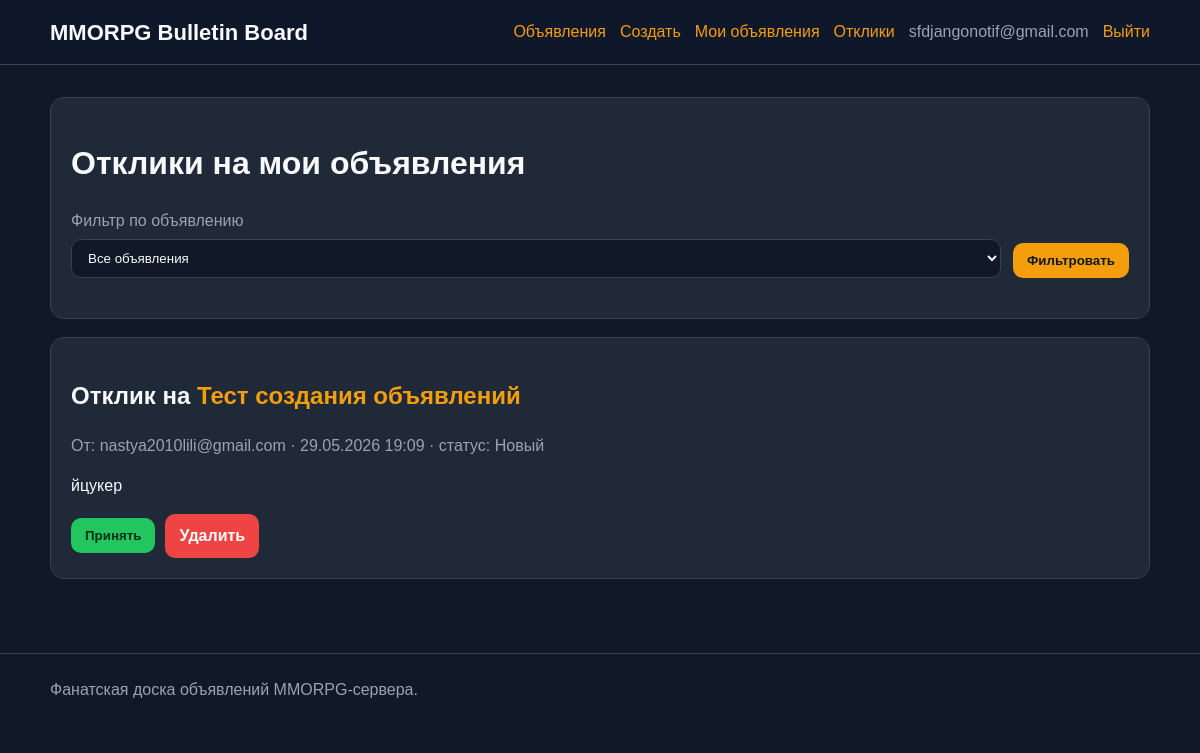
The app's page /responses/ (signed in), older data.
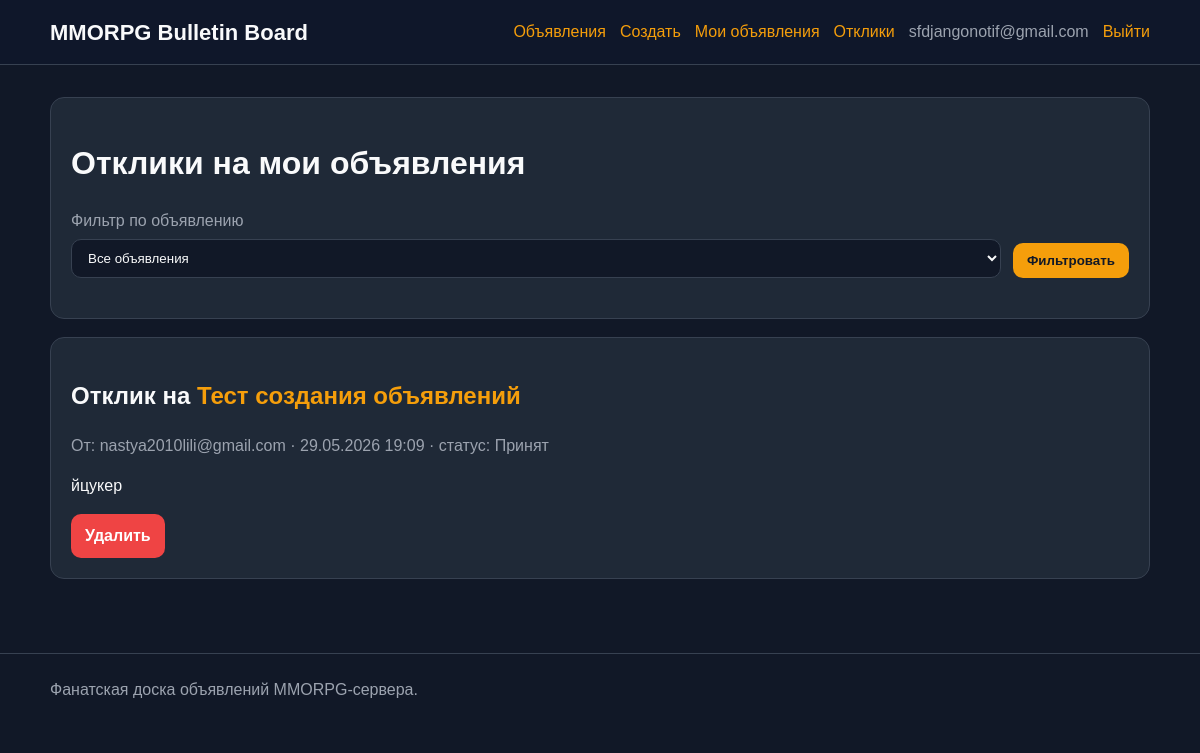
The same page, newer data.
### board_app/models.py (models this page shows, shortened)
class Response(models.Model):
    class Status(models.TextChoices):
        NEW = "new", "Новый"
        ACCEPTED = "accepted", "Принят"
        REJECTED = "rejected", "Отклонён"
    ad = models.ForeignKey(
        Ad,
        on_delete=models.CASCADE,
        related_name="responses",
        verbose_name="Объявление",
    )
    author = models.ForeignKey(
        User,
        on_delete=models.CASCADE,
        related_name="responses",
        verbose_name="Автор отклика",
    )
    text = models.TextField(verbose_name="Текст отклика")
    status = models.CharField(
        max_length=20,
        choices=Status.choices,
        default=Status.NEW,
        verbose_name="Статус",
    )
    created_at = models.DateTimeField(auto_now_add=True)
    class Meta:
        verbose_name = "Отклик"
        verbose_name_plural = "Отклики"
        ordering = ["-created_at"]
        constraints = [
            models.UniqueConstraint(
                fields=["ad", "author"],
                name="unique_response_per_ad_author",
            )
        ]

class Ad(models.Model):
    class Category(models.TextChoices):
        TANKS = "tanks", "Танки"
        HEALS = "heals", "Хилы"
        DD = "dd", "ДД"
        TRADERS = "traders", "Торговцы"
        GUILDMASTERS = "guildmasters", "Гилдмастеры"
        QUESTGIVERS = "questgivers", "Квестгиверы"
        BLACKSMITHS = "blacksmiths", "Кузнецы"
        LEATHERWORKERS = "leatherworkers", "Кожевники"
        ALCHEMISTS = "alchemists", "Зельевары"
        SPELLMASTERS = "spellmasters", "Мастера заклинаний"
    author = models.ForeignKey(
        settings.AUTH_USER_MODEL,
        on_delete=models.CASCADE,
        related_name="ads",
        verbose_name="Автор",
    )
    category = models.CharField(
        max_length=32,
        choices=Category.choices,
        verbose_name="Категория",
    )
    title = models.CharField(max_length=255, verbose_name="Заголовок")
    content = models.TextField(
        verbose_name="Текст объявления",
        help_text="Здесь может храниться HTML из визуального редактора",
    )
    created_at = models.DateTimeField(auto_now_add=True, verbose_name="Создано")
    updated_at = models.DateTimeField(auto_now=True, verbose_name="Обновлено")
    is_published = models.BooleanField(default=True, verbose_name="Опубликовано")
    slug = models.SlugField(max_length=255, unique=True, blank=True)
    class Meta:
        verbose_name = "Объявление"
        ordering = ("-created_at",)
        indexes = [
            models.Index(fields=["category"]),
            models.Index(fields=["created_at"]),
        ]

class User(AbstractUser):
    username = models.CharField(max_length=150, unique=True, blank=True)
    email = models.EmailField(_("email address"), unique=True)
    is_active = models.BooleanField(default=False)
    USERNAME_FIELD = "email"
    REQUIRED_FIELDS = []
    objects = UserManager()

### board_app/views.py (the view)
# urls.py: path("responses/", MyResponsesView.as_view(), name="my_responses"),
class MyResponsesView(LoginRequiredMixin, ListView):
    model = Response
    template_name = "board_app/my_responses.html"
    context_object_name = "responses"
    paginate_by = 10
    def get_queryset(self):
        queryset = (
            Response.objects
            .filter(ad__author=self.request.user)
            .select_related("ad", "author")
            .order_by("-created_at")
        )
        ad_id = self.request.GET.get("ad")
        if ad_id:
            queryset = queryset.filter(ad_id=ad_id)
        return queryset
    def get_context_data(self, **kwargs):
        context = super().get_context_data(**kwargs)
        context["my_ads"] = Ad.objects.filter(author=self.request.user).order_by("-created_at")
        context["selected_ad"] = self.request.GET.get("ad", "")
        return context

### board_app/templates/board_app/my_responses.html (shortened to what this page needs)
{% extends "board_app/base.html" %}
{% block content %}
<div class="card">
    <h1>Отклики на мои объявления</h1>
    <form class="filter-form" method="get">
        <div>
            <label for="ad">Фильтр по объявлению</label>
            <select name="ad" id="ad">
                <option value="">Все объявления</option>
            </select>
        </div>
        <button type="submit">Фильтровать</button>
    </form>
</div>
{% if responses %}
    {% for response in responses %}
        <article class="card">
            <h2>
                Отклик на
                <a href="{% url 'board_app:ad_detail' response.ad.slug %}">
                    {{ response.ad.title }}
                </a>
            </h2>
            <p class="muted">
                От: {{ response.author.email }} · {{ response.created_at|date:"d.m.Y H:i" }}
                · статус: {{ response.get_status_display }}
            </p>
            <p>{{ response.text|linebreaksbr }}</p>
            <div class="actions">
                {% if response.status != response.Status.ACCEPTED %}
                    <form method="post" action="{% url 'board_app:response_accept' response.pk %}">
                        <button class="success" type="submit">Принять</button>
                    </form>
                {% endif %}
                <a class="button danger" href="{% url 'board_app:response_delete' response.pk %}">
                    Удалить
                </a>
            </div>
        </article>
    {% endfor %}
{% else %}
    <div class="card">
        <p>Откликов пока нет.</p>
    </div>
{% endif %}
{% endblock %}

Row changes from the older to the newer data that the page shows:
changed Response "йцукер": status "Новый" → "Принят"; no longer shows "Принять"
